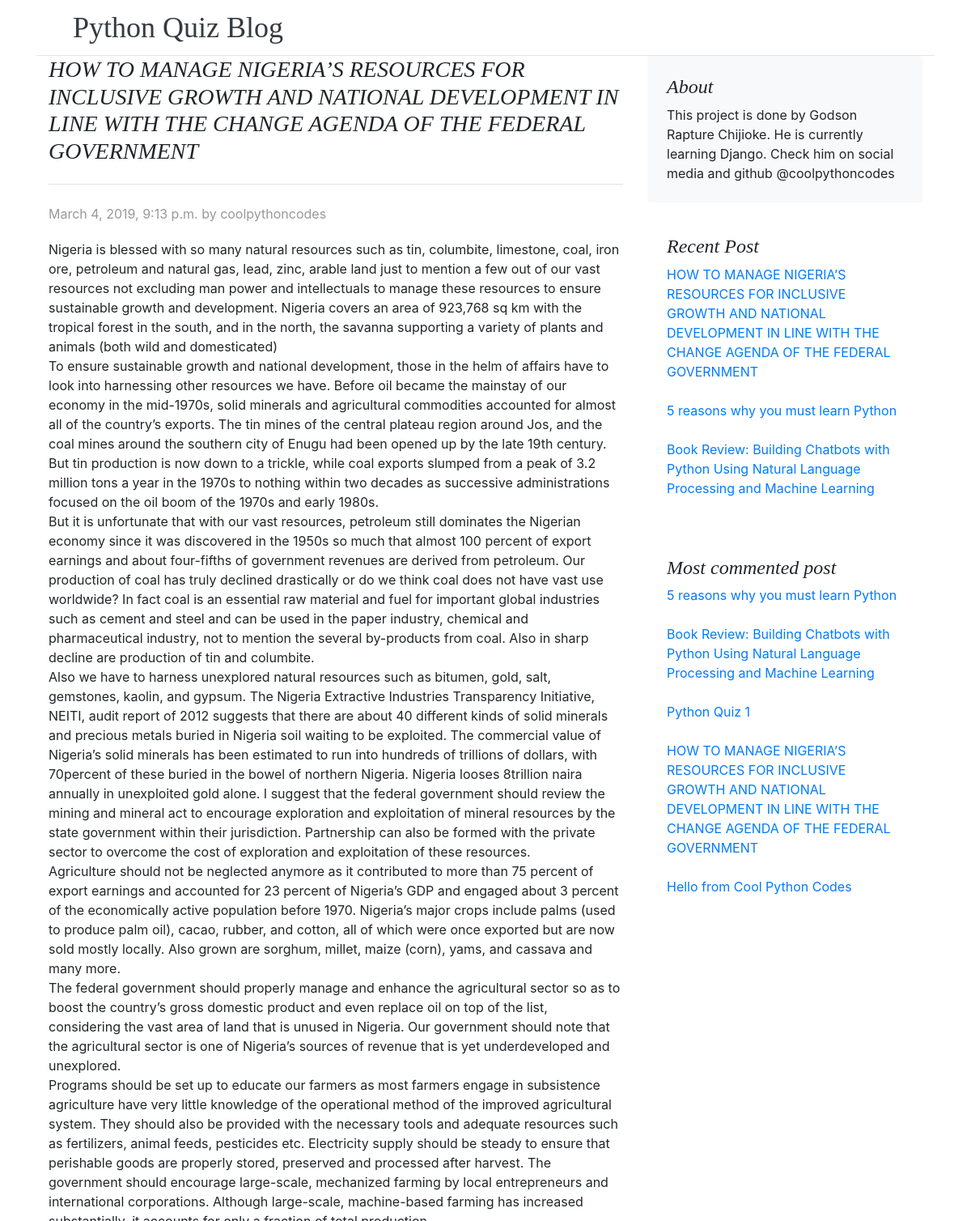
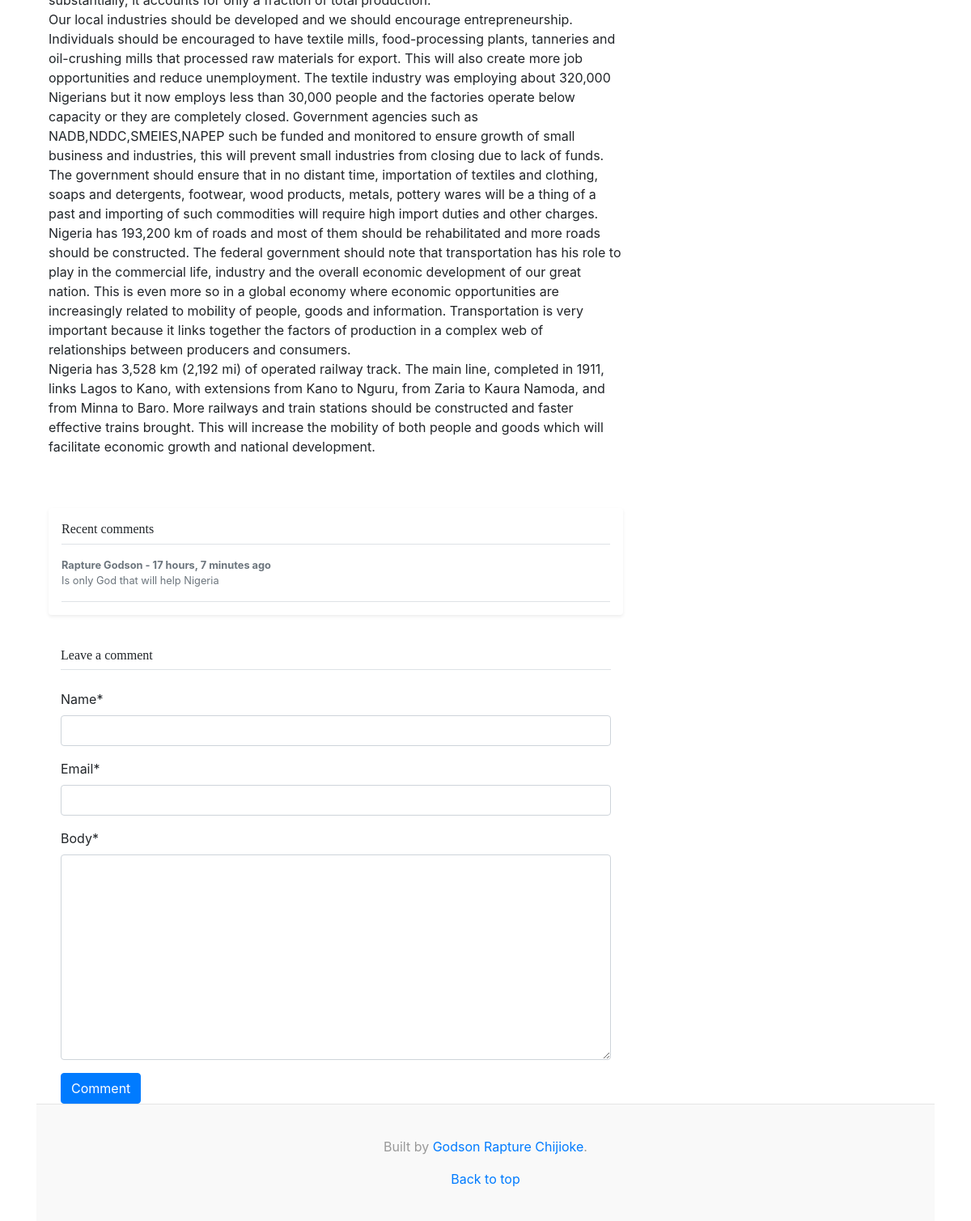
The page /manage-nigerias-resources/ on the database its author committed (2 pictures, top to bottom).
### blog/models.py (models this page shows, shortened)
class BlogPost(models.Model):
    POST_STATUS_CHOICES = (
        ('Publish', 'Publish'),
        ('Draft', 'Draft'),
    )
    title = models.CharField(max_length=200)
    slug = models.SlugField(unique_for_date='date')
    author = models.ForeignKey('auth.User', on_delete=models.CASCADE,)
    body = models.TextField()
    date = models.DateTimeField(auto_now_add=True)
    status = models.CharField(max_length=7, choices=POST_STATUS_CHOICES, default='Draft')
    objects = models.Manager()
    published = PublishedPostManager()
    def get_absolute_url(self):
        return reverse('post_detail', args=[self.slug])
    class Meta:
        ordering = ('-date',)  # show posts from latest published to the first published

class Comment(models.Model):
    post = models.ForeignKey(
        BlogPost,
        on_delete=models.CASCADE,
        related_name='comments')
    name = models.CharField(max_length=50)
    email = models.EmailField()
    body = models.TextField()
    created = models.DateTimeField(auto_now_add=True)
    class Meta:
        ordering = ('-created',)  # show comments from latest  to the first

### blog/views.py (the view)
# urls.py: path('<slug:post>/', views.post_detail, name='post_detail'),
def post_detail(request,post):
    post = get_object_or_404(BlogPost, slug=post)
    comments = post.comments.all()
    new_comment = None
    if request.method == 'POST':
        comment_form = CommentForm(data=request.POST)
        if comment_form.is_valid():
            new_comment = comment_form.save(commit=False)
            new_comment.post = post
            new_comment.save()
    else:
        comment_form = CommentForm()
    return render(
        request,
        "post_detail.html",
        {
            "post": post,
            "comment_form": comment_form,
            "new_comment": new_comment,
            "comments": comments,
        }
        )

### blog/forms.py
class CommentForm(forms.ModelForm):
    class Meta:
        model = Comment
        fields = ('name', 'email', 'body')

### blog/models.py (called while the page is built)
    def get_queryset(self):
        return super().get_queryset().filter(status="Publish")

### blog/templatetags/blog_tags.py (called while the page is built)
@register.inclusion_tag('recent_post.html')
def show_recent_post(count=3):
    recent_post = BlogPost.published.all()[:count]  # Retrieves recent blog post according to the value of count
    return {
        'recent_post': recent_post,
    }

@register.simple_tag
def most_commented(count=5):
    return BlogPost.published.annotate(
        total_comments=Count('comments')
    ).order_by('-total_comments')[:count]

### template/post_detail.html (shortened to what this page needs)
{% extends "base.html" %}
{% load crispy_forms_tags %}
{% block page_title %} {{post.title}} {% endblock page_title %}
{%block content%}
<div class="blog-post">
    <p class="blog-post-meta"> {{post.date}} by  {{post.author}} </p>
    <p> {{post.body|linebreaks}} </p>
  </div>
        <div class="my-3 p-3 bg-white rounded shadow-sm">
            <h6 class="border-bottom border-gray pb-2 mb-0">Recent comments</h6>
            {% for comment in comments %}
            <div class="media text-muted pt-3">
                <p class="media-body pb-3 mb-0 small lh-125 border-bottom border-gray">
                    <strong class="d-block text-gray-dark">{{ comment.name }} - {{ comment.created|timesince }} ago </strong>
                    {{ comment.body }}
                </p>
            </div>
          {% endfor %}
            </div>
            {% if new_comment %}
            <p>Thank you for your comment</p>
            {% else %}
            <div class="container">
                <br>
                <h6 class="border-bottom border-gray pb-2 mb-0">Leave a comment</h6>
                <br>
                <form action="." method="post">{% csrf_token %}
                    {{comment_form|crispy}}
                    <input class="btn btn-primary" type="submit" value="Comment">
                </form>
            </div>
            {% endif %}
{%endblock content%}

### template/base.html (shortened to what this page needs)
<!doctype html>
{% load static %}
{% load blog_tags %}
<html lang="en">
  <head>
    <link rel="stylesheet" href="https://stackpath.bootstrapcdn.com/bootstrap/4.3.1/css/bootstrap.min.css">
    <link href="{% static 'css/blog.css' %}" rel="stylesheet">
  </head>
  <body>
    <div class="container">
  <header class="blog-header py-3">
    <div class="row flex-nowrap justify-content-between align-items-center">
      <div class="col-4 text-center">
        <a class="blog-header-logo text-dark" href="{% url 'home' %}">Python Quiz Blog</a>
      </div>
    </div>
  </header>
<main role="main" class="container">
  <div class="row">
    <div class="col-md-8 blog-main">
      <h3 class="pb-4 mb-4 font-italic border-bottom">
        {% block page_title %} Latest Post {% endblock page_title %}
      </h3>
{% block content %}
{% endblock content %}
    </div>
    {% block sidebar %}
    <aside class="col-md-4 blog-sidebar">
        <div class="p-4 mb-3 bg-light rounded">
          <h4 class="font-italic">About</h4>
          <p class="mb-0">This project is done by Godson Rapture Chijioke. He is currently learning Django. Check him on social media and github  @coolpythoncodes</p>
        </div>
       {% show_recent_post 3 %}
       <div class="p-4">
          <h4 class="font-italic">Most commented post</h4>
          <ol class="list-unstyled">
            {% most_commented as most_commented_post %}
              {% for post in most_commented_post %}
              <li><a href="{{post.get_absolute_url}}">{{post.title}}</a></li>
            <br>
              {% endfor %}
          </ol>
        </div>
      </aside>
    {% endblock sidebar %}
  </div>
</main>
<footer class="blog-footer">
  <p>Built by <a style="text-decoration:none" href="https://www.instagram.com/coolpythoncodes">Godson Rapture Chijioke</a>.</p>
  <p>
    <a style="text-decoration:none" href="#">Back to top</a>
  </p>
</footer>
</body>
</html>

### template/recent_post.html
<div class="p-4">
  <h4 class="font-italic">Recent Post</h4>
  <ol class="list-unstyled mb-0">
      {% for post in recent_post %}
        <li><a href="{{post.get_absolute_url}}"> {{post.title}} </a></li>
        <br>
      {% endfor %}
  </ol>
</div>

### static/css/blog.css (style rules this page uses)
.blog-header { line-height: 1; border-bottom: 1px solid #e5e5e5; }
.blog-header-logo { font-family: "Playfair Display", Georgia, "Times New Roman", serif; font-size: 2.25rem; }
h1, h2, h3, h4, h5, h6 { font-family: "Playfair Display", Georgia, "Times New Roman", serif; }
.blog-post { margin-bottom: 4rem; }
.blog-post-meta { margin-bottom: 1.25rem; color: #999; }
.blog-footer { padding: 2.5rem 0; color: #999; text-align: center; background-color: #f9f9f9; border-top: .05rem solid #e5e5e5; }
.blog-footer p:last-child { margin-bottom: 0; }

### rows shown on the page
BlogPost: title "HOW TO MANAGE NIGERIA’S RESOURCES FOR INCLUSIVE GROWTH AND NATIONAL DEVELOPMENT IN LINE WITH THE CHANGE AGENDA OF THE FEDERAL GOVERNMENT", date "March 4, 2019, 9:13 p.m.", author "coolpythoncodes", body "Nigeria is blessed with so many natural resources such as tin, columbite, limestone, coal, iron ore, petroleum and natural gas, lead, zinc, arable land just to mention a few out of our vast resources not excluding man power and intellectuals to manage these resources to ensure sustainable growth and development. Nigeria covers an area of 923,768 sq km with the tropical forest in the south, and in the north, the savanna supporting a variety of plants and animals (both wild and domesticated) To ensure sustainable growth and national development, those in the helm of affairs have to look into harnessing other resources we have. Before oil became the mainstay of our economy in the mid-1970s,…"
Comment: name "Rapture Godson", created "17 hours, 7 minutes", body "Is only God that will help Nigeria"
BlogPost: title "5 reasons why you must learn Python"
BlogPost: title "Book Review: Building Chatbots with Python Using Natural Language Processing and Machine Learning"
BlogPost: title "Python Quiz 1"
BlogPost: title "Hello from Cool Python Codes"
